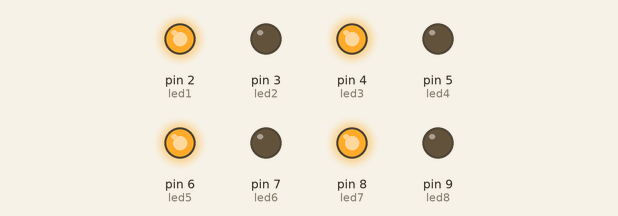
Simulated run of this sketch. Board: Arduino Uno, built with avr-gcc and run on an emulated ATmega328P. Parts: output pins drawn as LEDs (lit = HIGH).

Above: at 0.2 s.
At 1.7 s:
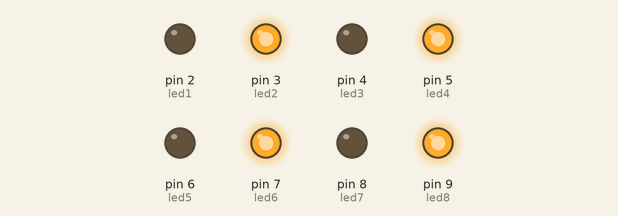
Timing chart, 0 to 3.0 s (numbered marks = the images above):
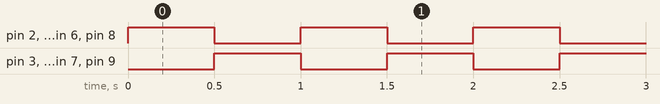

Measured:
- by itself, pin 2 (led1), pin 3 (led2), pin 4 (led3), pin 5 (led4), pin 6 (led5), pin 7 (led6), pin 8 (led7), pin 9 (led8): alternates HIGH for 0.50 s and LOW for 0.50 s

The sketch:

Odd_or_Even_Pattern.ino
```cpp
int led1 = 2;
int led2 = 3;
int led3 = 4;
int led4 = 5;
int led5 = 6;
int led6 = 7;
int led7 = 8;
int led8 = 9;

void setup() {
  pinMode(led1, OUTPUT);
  pinMode(led2, OUTPUT);
  pinMode(led3, OUTPUT);
  pinMode(led4, OUTPUT);
  pinMode(led5, OUTPUT);
  pinMode(led6, OUTPUT);
  pinMode(led7, OUTPUT);
  pinMode(led8, OUTPUT);
}

void loop() {

  // ODD LEDs ON
  digitalWrite(led1, HIGH);
  digitalWrite(led3, HIGH);
  digitalWrite(led5, HIGH);
  digitalWrite(led7, HIGH);

  digitalWrite(led2, LOW);
  digitalWrite(led4, LOW);
  digitalWrite(led6, LOW);
  digitalWrite(led8, LOW);

  delay(500);


  // EVEN LEDs ON
  digitalWrite(led1, LOW);
  digitalWrite(led3, LOW);
  digitalWrite(led5, LOW);
  digitalWrite(led7, LOW);

  digitalWrite(led2, HIGH);
  digitalWrite(led4, HIGH);
  digitalWrite(led6, HIGH);
  digitalWrite(led8, HIGH);

  delay(500);
}
```
